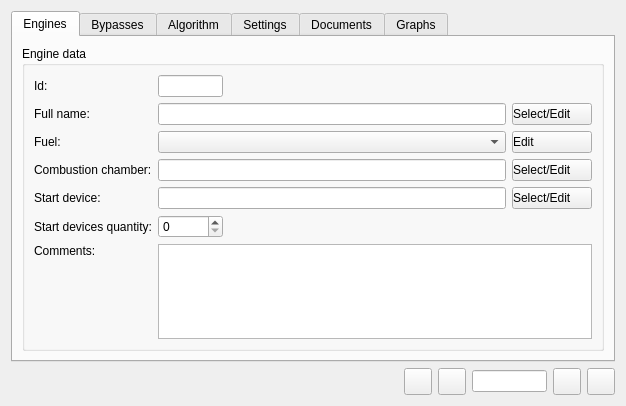
<?xml version="1.0" encoding="UTF-8"?>
<ui version="4.0">
 <class>FormDataInput</class>
 <widget class="QWidget" name="FormDataInput">
  <property name="geometry">
   <rect>
    <x>0</x>
    <y>0</y>
    <width>626</width>
    <height>406</height>
   </rect>
  </property>
  <property name="windowTitle">
   <string>Form</string>
  </property>
  <layout class="QVBoxLayout" name="verticalLayout_2">
   <item>
    <widget class="QTabWidget" name="m_tabWidget">
     <property name="locale">
      <locale language="Russian" country="Ukraine"/>
     </property>
     <property name="tabPosition">
      <enum>QTabWidget::North</enum>
     </property>
     <property name="currentIndex">
      <number>0</number>
     </property>
     <property name="iconSize">
      <size>
       <width>18</width>
       <height>18</height>
      </size>
     </property>
     <widget class="QWidget" name="tab_engines">
      <attribute name="icon">
       <iconset resource="images_resources.qrc">
        <normaloff>:/images/turbina.png</normaloff>:/images/turbina.png</iconset>
      </attribute>
      <attribute name="title">
       <string>Engines</string>
      </attribute>
      <layout class="QVBoxLayout" name="verticalLayout">
       <item>
        <widget class="QGroupBox" name="m_gboxEngineData">
         <property name="locale">
          <locale language="Russian" country="Ukraine"/>
         </property>
         <property name="title">
          <string>Engine data</string>
         </property>
         <layout class="QGridLayout" name="gridLayout">
          <item row="0" column="0">
           <widget class="QLabel" name="m_lblIdTitle">
            <property name="locale">
             <locale language="Russian" country="Ukraine"/>
            </property>
            <property name="text">
             <string>Id:</string>
            </property>
           </widget>
          </item>
          <item row="0" column="2">
           <widget class="QLineEdit" name="m_leIdData">
            <property name="sizePolicy">
             <sizepolicy hsizetype="Fixed" vsizetype="Fixed">
              <horstretch>0</horstretch>
              <verstretch>0</verstretch>
             </sizepolicy>
            </property>
            <property name="maximumSize">
             <size>
              <width>65</width>
              <height>16777215</height>
             </size>
            </property>
            <property name="font">
             <font>
              <weight>75</weight>
              <bold>true</bold>
             </font>
            </property>
            <property name="readOnly">
             <bool>true</bool>
            </property>
           </widget>
          </item>
          <item row="0" column="3">
           <spacer name="horizontalSpacer">
            <property name="locale">
             <locale language="Russian" country="Ukraine"/>
            </property>
            <property name="orientation">
             <enum>Qt::Horizontal</enum>
            </property>
            <property name="sizeHint" stdset="0">
             <size>
              <width>265</width>
              <height>20</height>
             </size>
            </property>
           </spacer>
          </item>
          <item row="1" column="0">
           <widget class="QLabel" name="m_lblFullNameTitle">
            <property name="locale">
             <locale language="Russian" country="Ukraine"/>
            </property>
            <property name="text">
             <string>Full name:</string>
            </property>
           </widget>
          </item>
          <item row="1" column="2" colspan="2">
           <widget class="QLineEdit" name="m_leFullNameData">
            <property name="readOnly">
             <bool>true</bool>
            </property>
           </widget>
          </item>
          <item row="1" column="4">
           <widget class="PBtnForEditDBT" name="m_pbEditFullName">
            <property name="styleSheet">
             <string notr="true">text-align: left</string>
            </property>
            <property name="locale">
             <locale language="Russian" country="Ukraine"/>
            </property>
            <property name="text">
             <string>Select/Edit</string>
            </property>
            <property name="icon">
             <iconset resource="images_resources.qrc">
              <normaloff>:/images/edit.png</normaloff>:/images/edit.png</iconset>
            </property>
           </widget>
          </item>
          <item row="2" column="0">
           <widget class="QLabel" name="m_lblFuelTitle">
            <property name="locale">
             <locale language="Russian" country="Ukraine"/>
            </property>
            <property name="text">
             <string>Fuel:</string>
            </property>
            <property name="buddy">
             <cstring>m_cboxFuel</cstring>
            </property>
           </widget>
          </item>
          <item row="2" column="2" colspan="2">
           <widget class="QComboBox" name="m_cboxFuel">
            <property name="sizePolicy">
             <sizepolicy hsizetype="Expanding" vsizetype="Fixed">
              <horstretch>0</horstretch>
              <verstretch>0</verstretch>
             </sizepolicy>
            </property>
            <property name="locale">
             <locale language="Russian" country="Ukraine"/>
            </property>
           </widget>
          </item>
          <item row="2" column="4">
           <widget class="PBtnForEditDBT" name="m_pbEditFuels">
            <property name="styleSheet">
             <string notr="true">text-align: left</string>
            </property>
            <property name="locale">
             <locale language="Russian" country="Ukraine"/>
            </property>
            <property name="text">
             <string>Edit</string>
            </property>
            <property name="icon">
             <iconset resource="images_resources.qrc">
              <normaloff>:/images/edit.png</normaloff>:/images/edit.png</iconset>
            </property>
           </widget>
          </item>
          <item row="3" column="0" colspan="2">
           <widget class="QLabel" name="m_lblChamberTitle">
            <property name="locale">
             <locale language="Russian" country="Ukraine"/>
            </property>
            <property name="text">
             <string>Combustion chamber:</string>
            </property>
           </widget>
          </item>
          <item row="3" column="2" colspan="2">
           <widget class="QLineEdit" name="m_leChamberData">
            <property name="readOnly">
             <bool>true</bool>
            </property>
           </widget>
          </item>
          <item row="3" column="4">
           <widget class="PBtnForEditDBT" name="m_pbEditChambers">
            <property name="styleSheet">
             <string notr="true">text-align: left</string>
            </property>
            <property name="locale">
             <locale language="Russian" country="Ukraine"/>
            </property>
            <property name="text">
             <string>Select/Edit</string>
            </property>
            <property name="icon">
             <iconset resource="images_resources.qrc">
              <normaloff>:/images/edit.png</normaloff>:/images/edit.png</iconset>
            </property>
           </widget>
          </item>
          <item row="4" column="0">
           <widget class="QLabel" name="m_lblStartDeviceTitle">
            <property name="locale">
             <locale language="Russian" country="Ukraine"/>
            </property>
            <property name="text">
             <string>Start device:</string>
            </property>
           </widget>
          </item>
          <item row="4" column="2" colspan="2">
           <widget class="QLineEdit" name="m_leStartDeviceData">
            <property name="readOnly">
             <bool>true</bool>
            </property>
           </widget>
          </item>
          <item row="4" column="4">
           <widget class="PBtnForEditDBT" name="m_pbEditStartDevices">
            <property name="styleSheet">
             <string notr="true">text-align: left</string>
            </property>
            <property name="locale">
             <locale language="Russian" country="Ukraine"/>
            </property>
            <property name="text">
             <string>Select/Edit</string>
            </property>
            <property name="icon">
             <iconset resource="images_resources.qrc">
              <normaloff>:/images/edit.png</normaloff>:/images/edit.png</iconset>
            </property>
           </widget>
          </item>
          <item row="5" column="0" colspan="2">
           <widget class="QLabel" name="m_lblStartDevicesQntyTitle">
            <property name="locale">
             <locale language="Russian" country="Ukraine"/>
            </property>
            <property name="text">
             <string>Start devices quantity:</string>
            </property>
            <property name="buddy">
             <cstring>m_sboxStartDevicesQntyData</cstring>
            </property>
           </widget>
          </item>
          <item row="5" column="2">
           <widget class="QSpinBox" name="m_sboxStartDevicesQntyData">
            <property name="maximumSize">
             <size>
              <width>65</width>
              <height>16777215</height>
             </size>
            </property>
            <property name="locale">
             <locale language="Russian" country="Ukraine"/>
            </property>
            <property name="maximum">
             <number>10</number>
            </property>
           </widget>
          </item>
          <item row="6" column="0">
           <widget class="QLabel" name="m_lblCommentsTitle">
            <property name="locale">
             <locale language="Russian" country="Ukraine"/>
            </property>
            <property name="text">
             <string>Comments:</string>
            </property>
           </widget>
          </item>
          <item row="6" column="2" rowspan="2" colspan="3">
           <widget class="QPlainTextEdit" name="m_pteComments"/>
          </item>
          <item row="7" column="1">
           <spacer name="verticalSpacer">
            <property name="locale">
             <locale language="Russian" country="Ukraine"/>
            </property>
            <property name="orientation">
             <enum>Qt::Vertical</enum>
            </property>
            <property name="sizeHint" stdset="0">
             <size>
              <width>20</width>
              <height>108</height>
             </size>
            </property>
           </spacer>
          </item>
         </layout>
        </widget>
       </item>
      </layout>
     </widget>
     <widget class="QWidget" name="tab_bypasses">
      <attribute name="icon">
       <iconset resource="images_resources.qrc">
        <normaloff>:/images/rotated_trash_1.png</normaloff>:/images/rotated_trash_1.png</iconset>
      </attribute>
      <attribute name="title">
       <string>Bypasses</string>
      </attribute>
     </widget>
     <widget class="QWidget" name="tab_algorithm">
      <attribute name="icon">
       <iconset resource="images_resources.qrc">
        <normaloff>:/images/db.Routine.64x64.png</normaloff>:/images/db.Routine.64x64.png</iconset>
      </attribute>
      <attribute name="title">
       <string>Algorithm</string>
      </attribute>
     </widget>
     <widget class="QWidget" name="tab_settings">
      <attribute name="icon">
       <iconset resource="images_resources.qrc">
        <normaloff>:/images/1437705241_equalizer_sticker_4.PNG</normaloff>:/images/1437705241_equalizer_sticker_4.PNG</iconset>
      </attribute>
      <attribute name="title">
       <string>Settings</string>
      </attribute>
     </widget>
     <widget class="QWidget" name="tab_documents">
      <attribute name="icon">
       <iconset resource="images_resources.qrc">
        <normaloff>:/images/File_Doc_Text_Word.png</normaloff>:/images/File_Doc_Text_Word.png</iconset>
      </attribute>
      <attribute name="title">
       <string>Documents</string>
      </attribute>
     </widget>
     <widget class="QWidget" name="tab_graphs">
      <attribute name="icon">
       <iconset resource="images_resources.qrc">
        <normaloff>:/images/choice_list_graphs.png</normaloff>:/images/choice_list_graphs.png</iconset>
      </attribute>
      <attribute name="title">
       <string>Graphs</string>
      </attribute>
     </widget>
    </widget>
   </item>
   <item>
    <layout class="QHBoxLayout" name="horizontalLayout">
     <item>
      <spacer name="horizontalSpacer_2">
       <property name="locale">
        <locale language="Russian" country="Ukraine"/>
       </property>
       <property name="orientation">
        <enum>Qt::Horizontal</enum>
       </property>
       <property name="sizeHint" stdset="0">
        <size>
         <width>40</width>
         <height>20</height>
        </size>
       </property>
      </spacer>
     </item>
     <item>
      <widget class="QToolButton" name="m_tbRecordFirst">
       <property name="toolTip">
        <string>Go to the first record</string>
       </property>
       <property name="locale">
        <locale language="Russian" country="Ukraine"/>
       </property>
       <property name="icon">
        <iconset resource="images_resources.qrc">
         <normaloff>:/images/record_first.png</normaloff>:/images/record_first.png</iconset>
       </property>
       <property name="iconSize">
        <size>
         <width>20</width>
         <height>20</height>
        </size>
       </property>
      </widget>
     </item>
     <item>
      <widget class="QToolButton" name="m_tbRecordPrev">
       <property name="toolTip">
        <string>Go to the previous record</string>
       </property>
       <property name="locale">
        <locale language="Russian" country="Ukraine"/>
       </property>
       <property name="icon">
        <iconset resource="images_resources.qrc">
         <normaloff>:/images/record_back.png</normaloff>:/images/record_back.png</iconset>
       </property>
       <property name="iconSize">
        <size>
         <width>20</width>
         <height>20</height>
        </size>
       </property>
      </widget>
     </item>
     <item>
      <widget class="QLineEdit" name="m_leRecordId">
       <property name="minimumSize">
        <size>
         <width>75</width>
         <height>0</height>
        </size>
       </property>
       <property name="maximumSize">
        <size>
         <width>75</width>
         <height>16777215</height>
        </size>
       </property>
       <property name="toolTip">
        <string>Inputing concrete engine id value</string>
       </property>
       <property name="locale">
        <locale language="Russian" country="Ukraine"/>
       </property>
       <property name="alignment">
        <set>Qt::AlignRight|Qt::AlignTrailing|Qt::AlignVCenter</set>
       </property>
      </widget>
     </item>
     <item>
      <widget class="QToolButton" name="m_tbRecordNext">
       <property name="toolTip">
        <string>Go to the next record</string>
       </property>
       <property name="locale">
        <locale language="Russian" country="Ukraine"/>
       </property>
       <property name="icon">
        <iconset resource="images_resources.qrc">
         <normaloff>:/images/record_next.png</normaloff>:/images/record_next.png</iconset>
       </property>
       <property name="iconSize">
        <size>
         <width>20</width>
         <height>20</height>
        </size>
       </property>
      </widget>
     </item>
     <item>
      <widget class="QToolButton" name="m_tbRecordLast">
       <property name="toolTip">
        <string>&lt;html&gt;&lt;head/&gt;&lt;body&gt;&lt;p&gt;Go to the last record&lt;/p&gt;&lt;/body&gt;&lt;/html&gt;</string>
       </property>
       <property name="locale">
        <locale language="Russian" country="Ukraine"/>
       </property>
       <property name="icon">
        <iconset resource="images_resources.qrc">
         <normaloff>:/images/record_last.png</normaloff>:/images/record_last.png</iconset>
       </property>
       <property name="iconSize">
        <size>
         <width>20</width>
         <height>20</height>
        </size>
       </property>
      </widget>
     </item>
    </layout>
   </item>
  </layout>
 </widget>
 <customwidgets>
  <customwidget>
   <class>PBtnForEditDBT</class>
   <extends>QPushButton</extends>
   <header>reimplemented_widgets.h</header>
  </customwidget>
 </customwidgets>
 <tabstops>
  <tabstop>m_tabWidget</tabstop>
  <tabstop>m_leIdData</tabstop>
  <tabstop>m_leFullNameData</tabstop>
  <tabstop>m_pbEditFullName</tabstop>
  <tabstop>m_cboxFuel</tabstop>
  <tabstop>m_pbEditFuels</tabstop>
  <tabstop>m_leChamberData</tabstop>
  <tabstop>m_pbEditChambers</tabstop>
  <tabstop>m_leStartDeviceData</tabstop>
  <tabstop>m_pbEditStartDevices</tabstop>
  <tabstop>m_sboxStartDevicesQntyData</tabstop>
  <tabstop>m_pteComments</tabstop>
  <tabstop>m_tbRecordFirst</tabstop>
  <tabstop>m_tbRecordPrev</tabstop>
  <tabstop>m_leRecordId</tabstop>
  <tabstop>m_tbRecordNext</tabstop>
  <tabstop>m_tbRecordLast</tabstop>
 </tabstops>
 <resources>
  <include location="images_resources.qrc"/>
 </resources>
 <connections>
  <connection>
   <sender>m_leIdData</sender>
   <signal>textChanged(QString)</signal>
   <receiver>m_leRecordId</receiver>
   <slot>setText(QString)</slot>
   <hints>
    <hint type="sourcelabel">
     <x>177</x>
     <y>78</y>
    </hint>
    <hint type="destinationlabel">
     <x>511</x>
     <y>374</y>
    </hint>
   </hints>
  </connection>
  <connection>
   <sender>m_leRecordId</sender>
   <signal>editingFinished()</signal>
   <receiver>m_leRecordId</receiver>
   <slot>selectAll()</slot>
   <hints>
    <hint type="sourcelabel">
     <x>485</x>
     <y>382</y>
    </hint>
    <hint type="destinationlabel">
     <x>534</x>
     <y>382</y>
    </hint>
   </hints>
  </connection>
 </connections>
</ui>
